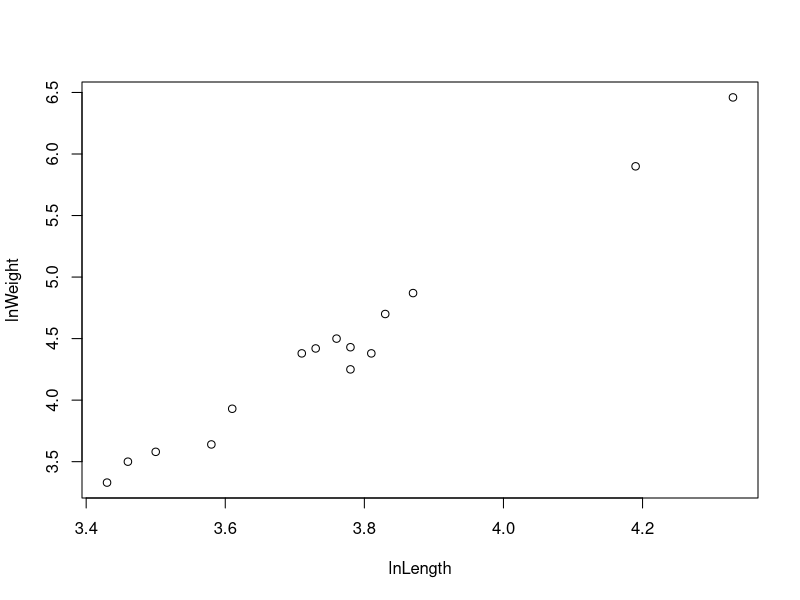

Write the R code that produced this figure. (Note: this script raises an error after producing the figure.)
# url: https://www.r-bloggers.com/simple-linear-regression-2/

#  dataframe for simple regression
alligator <- data.frame(
  lnLength = c(3.87, 3.61, 4.33, 3.43, 3.81, 3.83, 3.46, 3.76,
    3.50, 3.58, 4.19, 3.78, 3.71, 3.73, 3.78),
  lnWeight = c(4.87, 3.93, 6.46, 3.33, 4.38, 4.70, 3.50, 4.50,
    3.58, 3.64, 5.90, 4.43, 4.38, 4.42, 4.25)
)  -> data

# visualize
plot(alligator)

# linear mode: dn for short name
alli.mod1 = lm(lnWeight ~ lnLength, data = alligator) -> dn

# section: residuals = difference of  the observed  and predict values 
   dn$residuals

# section: coefficients
# to extract coef from the summary
  coef(summary(dn)) # coefficents 
# std. Error of ceof of (x)
  res.sd/sqrt(var(c(data[,1]))*(nrow(data)-1)) ->StdErr.b
# t value
  dn$coefficients[2]/StdErr.b -> t.value1
 c(StdErr.b, t.value1)
 
 # section: analysis of variance (multiple R^2 and adjusted R^2)
 tss <- var(data$lnWeight) * (nrow(data)-1 ) 
 sse <- sum(dn$residuals^2)
 regSS  <- tss - sse

# Residual standard error: 0.1229 on 13 degrees of freedom
res.sd = sqrt(sse / (nrow(data)-2))
res.sd

# multiple R^2 
r.squared = regSS / tss # proportion of the var in Y that is explained by 
                        # linear regression
# the adjusted R^2: follows
# 1 - (1- R^2)(n-1)/(n-1-k), where k = number of predictors
# 1 -R^2 = sse/tss
r.sq.adj = 1 - sse *(nrow(data[1])-1)/tss/(nrow(data[1])-2)

#section: F-statistic: and   p-value: 
#  F = (r^2/k)/ ( (1-R^2)/(n-1-k)) test the significance of R^2
# p-value is the prob for F with df1=k, df2 = n-1-k
#
F.stat = r.squared/((1-r.squared)/(nrow(data)-2))
F.pvalue = pf(F.stat, df1 =1, df2 = (nrow(data)-2), lower.tail = F)

